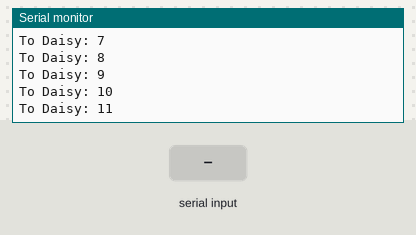
Recording of a sketch running on a simulated ESP32. Parts: the last lines printed to the serial monitor. The test bench sets the inputs (shaded band). The modem accepts every AT command (registered, SIM ready, sends succeed) and sends nothing else.

Above: at 1.2 s.
1.3 s: "0" received over the second serial link
At 1.31 s:
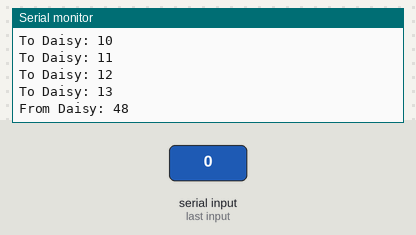
4.1 s: "2" received over the second serial link
At 4.13 s:
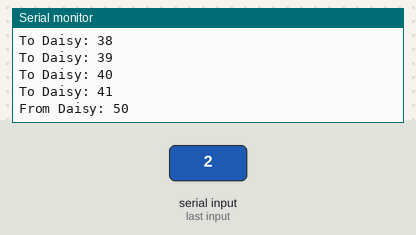
Timing chart, 0 to 7.1 s (numbered marks = the images above; inputs shaded):
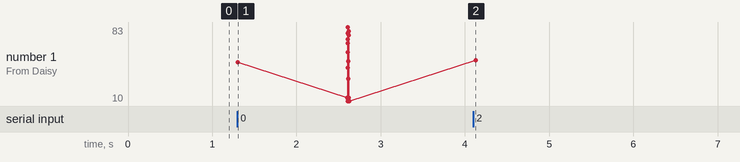

Measured:
- after the input at 1.3 s, the serial monitor: prints a new line at once (image 1)

The sketch:

ESP32_No_RTOS_Troubleshoot_Echo.ino
```cpp
#define DaisyRxTx Serial1

uint8_t valueToSend = 0;

void setup() {
  Serial.begin(115200);
  DaisyRxTx.begin(9600);
  Serial.println("Sending data to Daisy & listening for response...");
}

void loop() {
  // 1. Send changing data to the Daisy
  DaisyRxTx.write(valueToSend);
  Serial.print("To Daisy: ");
  Serial.println(valueToSend);

  valueToSend++;  // Increment value for next send

  // 2. Listen for Daisy's response
  while (DaisyRxTx.available()) {
    uint8_t received = DaisyRxTx.read();
    Serial.print("From Daisy: ");
    Serial.println(received);
  }

  delay(100);  // Slow down for readability
}
```
